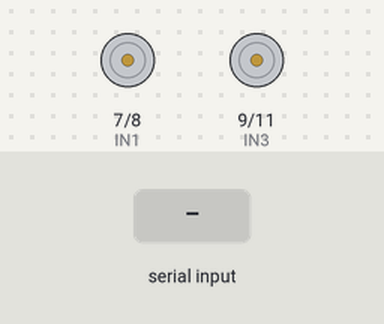
This sketch was run on a simulated Arduino Uno, built with avr-gcc and run on an emulated ATmega328P. Shown: motor-driver pin pairs drawn as motors (green arrow = first pin HIGH = forward, orange = second pin HIGH = backward, longer = more drive, scaled by the enable pin). The test bench sets the inputs (shaded band). What the sketch prints to the serial monitor is not drawn.

Above: at 1.2 s.
1.3 s: "F" received over Serial
At 2.5 s:
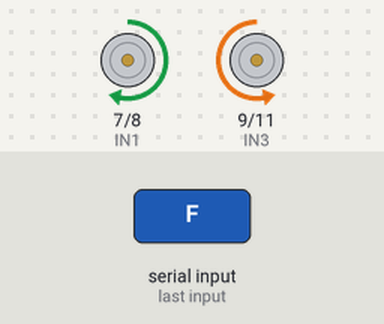
2.8 s: "B" received over Serial
At 3.7 s:
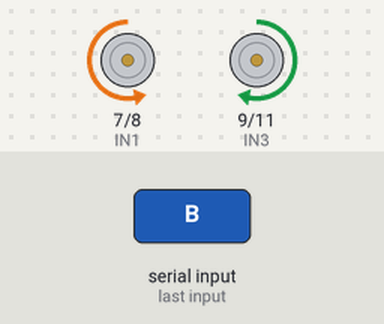
4.3 s: "L" received over Serial
At 4.8 s:
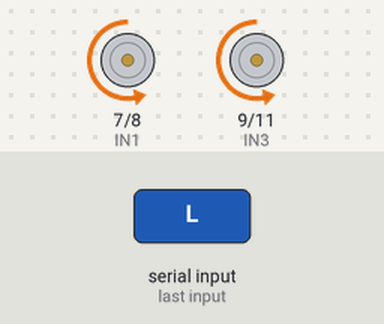
5.8 s: "R" received over Serial
At 7.0 s:
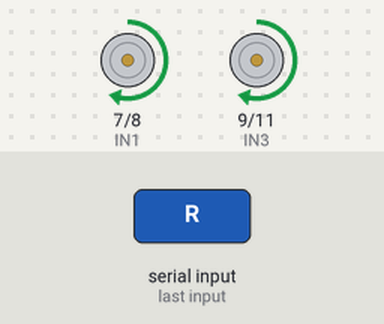
7.3 s: "S" received over Serial
At 8.3 s:
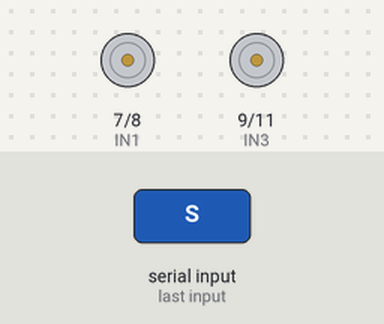
Timing chart, 0 to 9.8 s (numbered marks = the images above; inputs shaded):
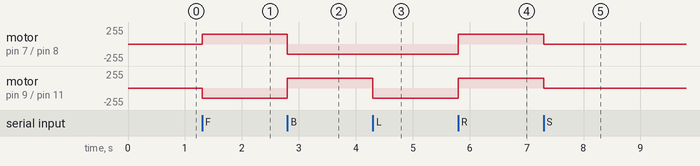

Measured:
- after the input at 1.3 s, motor on pin 7 (IN1) / pin 8 (IN2): stopped → forward 150/255 at once; motor on pin 9 (IN3) / pin 11 (IN4): stopped → backward 150/255 at once
- after the input at 2.8 s, motor on pin 7 (IN1) / pin 8 (IN2): forward 150/255 → backward 150/255 at once; motor on pin 9 (IN3) / pin 11 (IN4): backward 150/255 → forward 150/255 at once
- after the input at 4.3 s, motor on pin 9 (IN3) / pin 11 (IN4): forward 150/255 → backward 150/255 at once
- after the input at 5.8 s, motor on pin 7 (IN1) / pin 8 (IN2), motor on pin 9 (IN3) / pin 11 (IN4): backward 150/255 → forward 150/255 at once
- after the input at 7.3 s, motor on pin 7 (IN1) / pin 8 (IN2), motor on pin 9 (IN3) / pin 11 (IN4): forward 150/255 → stopped at once

The sketch:

car_control.ino
```cpp
#define ENA 5
#define ENB 6
#define IN1 7
#define IN2 8
#define IN3 9
#define IN4 11
#define carSpeed 150

void setup() {
  Serial.begin(9600);
  pinMode(IN1, OUTPUT); pinMode(IN2, OUTPUT);
  pinMode(IN3, OUTPUT); pinMode(IN4, OUTPUT);
  pinMode(ENA, OUTPUT); pinMode(ENB, OUTPUT);
  stop();
  Serial.println("Ready for commands: F, B, L, R, S");
}

void loop() {
  if (Serial.available() > 0) {
    char command = Serial.read();
    switch (command) {
      case 'F': forward(); break;
      case 'B': back(); break;
      case 'L': left(); break;
      case 'R': right(); break;
      case 'S': stop(); break;
      default: Serial.println("Unknown command"); break;
    }
  }
}

void forward() {
  analogWrite(ENA, carSpeed); analogWrite(ENB, carSpeed);
  digitalWrite(IN1, HIGH); digitalWrite(IN2, LOW);
  digitalWrite(IN3, LOW); digitalWrite(IN4, HIGH);
}

void back() {
  analogWrite(ENA, carSpeed); analogWrite(ENB, carSpeed);
  digitalWrite(IN1, LOW); digitalWrite(IN2, HIGH);
  digitalWrite(IN3, HIGH); digitalWrite(IN4, LOW);
}

void left() {
  analogWrite(ENA, carSpeed); analogWrite(ENB, carSpeed);
  digitalWrite(IN1, LOW); digitalWrite(IN2, HIGH);
  digitalWrite(IN3, LOW); digitalWrite(IN4, HIGH);
}

void right() {
  analogWrite(ENA, carSpeed); analogWrite(ENB, carSpeed);
  digitalWrite(IN1, HIGH); digitalWrite(IN2, LOW);
  digitalWrite(IN3, HIGH); digitalWrite(IN4, LOW);
}

void stop() {
  digitalWrite(ENA, LOW); digitalWrite(ENB, LOW);
}
```
